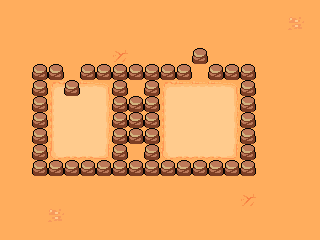

This is a level from a 2D game, rendered from its Tiled map with the project's own tilesets. A one-line summary and the map file follow, with tile-layer data summarised:
An orthogonal 20x15 tile map with 16x16 px tiles, 2 tile layers (Tile Layer 1, destructible) and 14 objects.

<map version="1.9" tiledversion="1.9.2" orientation="orthogonal" renderorder="right-down" width="20" height="15" tilewidth="16" tileheight="16" infinite="0" nextlayerid="22" nextobjectid="274">
 <tileset firstgid="1" name="fantasy" tilewidth="16" tileheight="16" tilecount="1120" columns="28">
  <image source="tilesets/tileset.png" width="448" height="640" />
 </tileset>
 <objectgroup id="6" name="collisions" locked="1">
  <object id="262" x="32" y="0" width="224" height="16" />
  <object id="263" x="240" y="0" width="16" height="176" />
  <object id="264" x="32" y="160" width="224" height="16" />
  <object id="267" x="32" y="0" width="16" height="176" />
  <object id="268" x="32" y="64" width="32" height="32" />
  <object id="269" x="80" y="64" width="112" height="16" />
  <object id="270" x="208" y="64" width="48" height="16" />
  <object id="271" x="176" y="48" width="48" height="16" />
  <object id="272" x="48" y="80" width="48" height="16" />
  <object id="273" x="112" y="64" width="48" height="112" />
 </objectgroup>
 <objectgroup id="20" name="bomb" locked="1">
  <object id="259" x="208" y="112" width="16" height="16" />
  <object id="260" x="192" y="112" width="16" height="16" />
 </objectgroup>
 <objectgroup id="15" name="spawnpoint" locked="1">
  <object id="258" x="224" y="112" width="16" height="16" />
 </objectgroup>
 <objectgroup id="17" name="endpoint" locked="1">
  <object id="261" x="64" y="112" width="16" height="16" />
 </objectgroup>
 <objectgroup id="19" name="poison" locked="1" />
 <layer id="10" name="Tile Layer 1" width="20" height="15" locked="1">
  <data>[300 cells, 300 non-empty, 12 distinct tile ids]</data>
 </layer>
 <layer id="11" name="destructible" width="20" height="15">
  <data>[300 cells, 51 non-empty, 1 distinct tile ids]</data>
 </layer>
</map>
